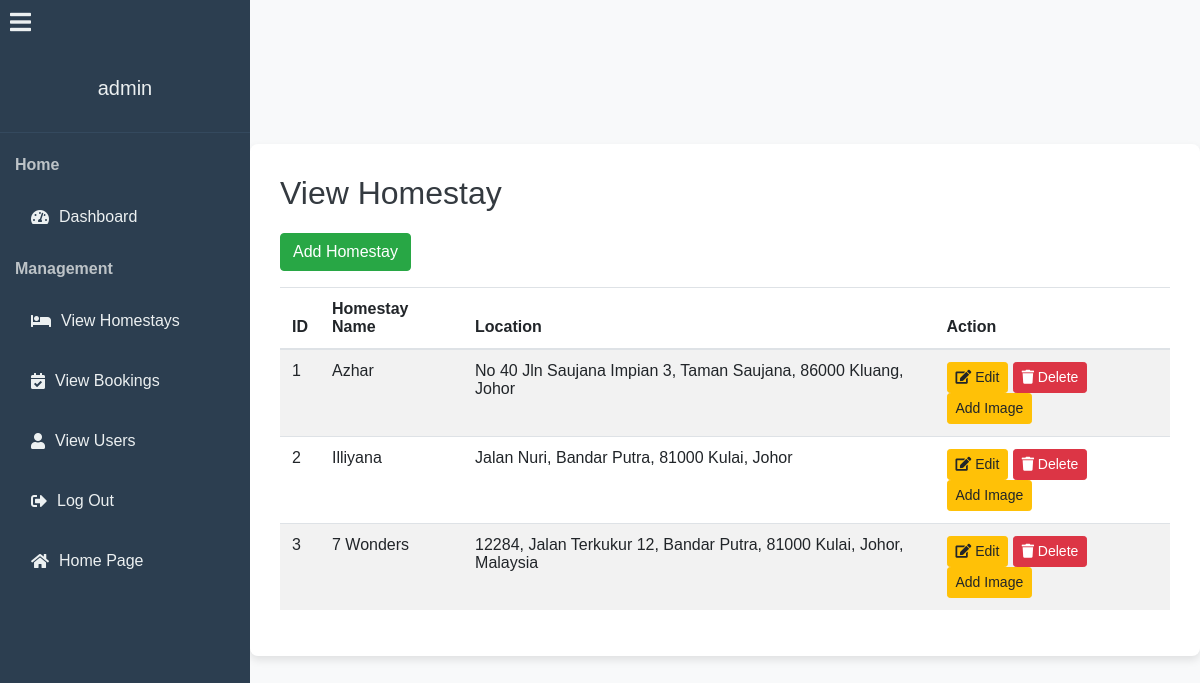
Screenshot of /admin/homestay/view_homestay.php (signed in) with the database file from the repository.
### tables this page shows
CREATE TABLE `tbl_homestays` (
  `homestay_id` int NOT NULL,
  `name_homestay` varchar(255) NOT NULL,
  `max_guest` int DEFAULT NULL,
  `num_room` int DEFAULT NULL,
  `price` decimal(10,2) NOT NULL,
  `deposit` decimal(10,2) NOT NULL,
  `check_in_time` time NOT NULL,
  `check_out_time` time NOT NULL,
  `location` varchar(255) NOT NULL,
  `description` text,
  `rules` text,
  `amenities` text,
  `contact_person` varchar(255) NOT NULL,
  `contact_number` varchar(15) NOT NULL,
  `alternate_contact_person` varchar(255) DEFAULT NULL,
  `alternate_contact_number` varchar(15) DEFAULT NULL,
  `image` varchar(255) DEFAULT NULL
);

### admin/homestay/view_homestay.php (the view, shortened to what this page needs)
<?php
    include "../../admin/sidebar.php";
    include '../../includes/config.php';
?>
<!DOCTYPE html>
<html lang="en">
<head>
    <link href="https://stackpath.bootstrapcdn.com/bootstrap/4.5.2/css/bootstrap.min.css" rel="stylesheet">
    <link href="https://cdnjs.cloudflare.com/ajax/libs/font-awesome/5.15.3/css/all.min.css" rel="stylesheet">
    <link rel="stylesheet" href="../css/style.css">
    <link rel="stylesheet" href="../css/sidebar.css">
</head>
<body>
    <div class="container">
        <h2>View Homestay</h2>
        <a href="add_homestay.php" class="btn btn-success mb-3">Add Homestay</a>
        <table class="table table-striped">
            <thead>
                <tr>
                    <th>ID</th>
                    <th>Homestay Name</th>
                    <th>Location</th>
                    <th>Action</th>
                </tr>
            </thead>
            <tbody>
            <?php
                $sql = "SELECT * FROM tbl_homestays";
                $result = $conn->query($sql);
                if ($result->num_rows > 0) {
                    while ($row = $result->fetch_assoc()) {
                        echo "<tr>";
                        echo "<td>" . htmlspecialchars($row['homestay_id']) . "</td>";
                        echo "<td>" . htmlspecialchars($row['name_homestay']) . "</td>";
                        echo "<td>" . htmlspecialchars($row['location']) . "</td>";
                        echo "<td>
                        <a href='add_homestay.php?id="
                        . htmlspecialchars($row['homestay_id'])
                        . "' class='btn btn-warning btn-sm'>
                        <i class='fas fa-edit'></i> Edit</a>
                        <a href='javascript:void(0);' onclick='confirmDelete("
                        . htmlspecialchars($row['homestay_id'])
                        . ")' class='btn btn-danger btn-sm'>
                        <i class='fas fa-trash'></i> Delete</a>
                        <a href='add_images.php?id="
                        . htmlspecialchars($row['homestay_id'])
                        . "' class='btn btn-warning btn-sm'> Add Image</a>
                        </td>";
                        echo "</tr>";
                    }
                } else {
                    echo "<tr><td colspan='4'>No records found</td></tr>";
                }
                ?>
            </tbody>
        </table>
    </div>
</body>
</html>

### admin/css/style.css (style rules this page uses)
* { margin: 0; padding: 0; list-style: none; box-sizing: border-box; }
a, input, textarea { text-decoration: none; outline: none; color: #444; }
body { font-family: Arial, sans-serif; background-color: #f8f9fa; margin-left: 250px; height: 100%; display: flex; justify-content: center; align-items: center; }
.container { max-width: 1000px; margin: auto; padding: 30px; background-color: #fff; box-shadow: 0 4px 8px rgba(0, 0, 0, 0.1); border-radius: 8px; }
.container h2 { color: #343a40; margin-bottom: 20px; }

### rows the page displays
tbl_homestays: homestay_id "1", name_homestay "Azhar", location "No 40 Jln Saujana Impian 3, Taman Saujana, 86000 Kluang, Johor"
tbl_homestays: homestay_id "2", name_homestay "Illiyana", location "Jalan Nuri, Bandar Putra, 81000 Kulai, Johor"
tbl_homestays: homestay_id "3", name_homestay "7 Wonders", location "12284, Jalan Terkukur 12, Bandar Putra, 81000 Kulai, Johor, Malaysia"

### other values shown
$username "admin"
